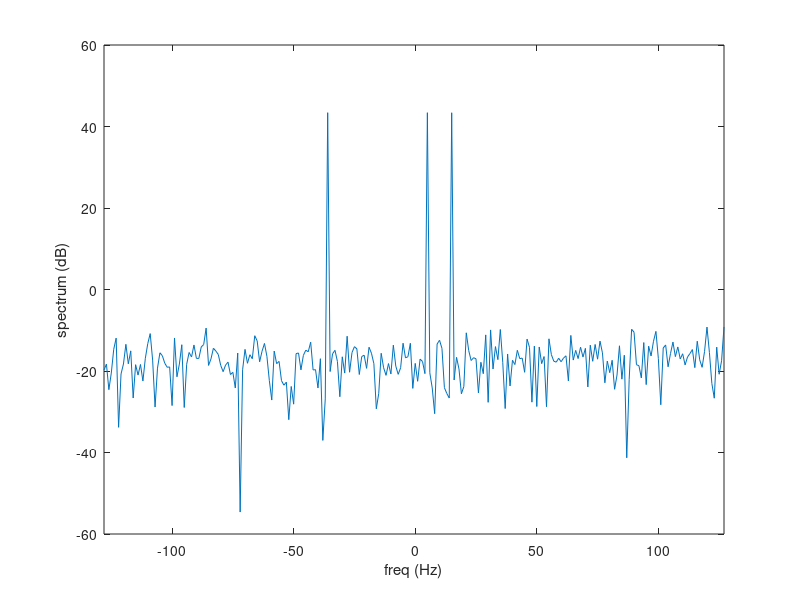
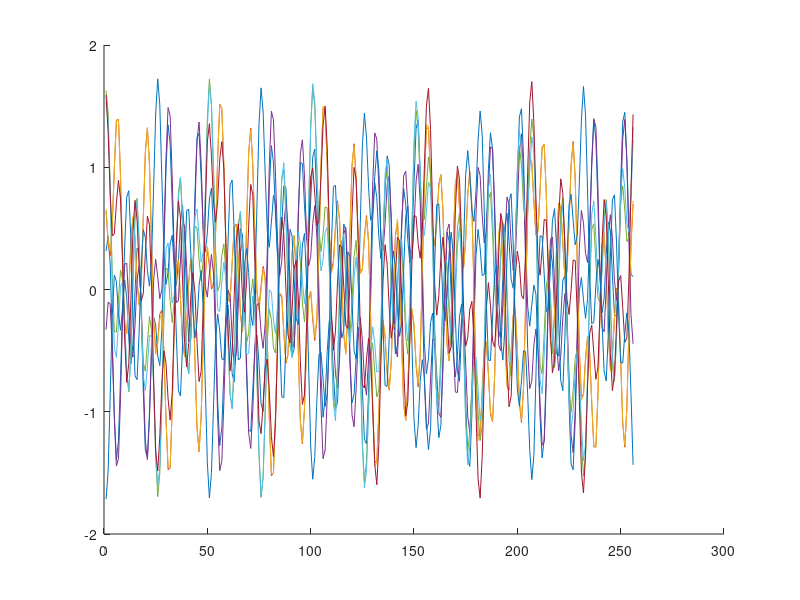
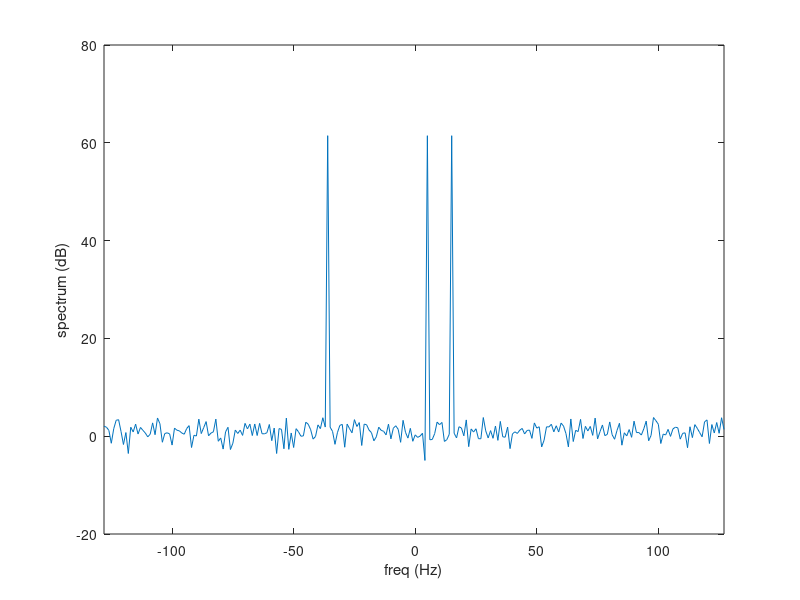

The MATLAB source for these figures, in order: (Note: this script raises an error after producing the figures.)
%
% 1-Dimensional Spectal Estimation via Atomic Norm and Multiple Snapshots
%
% Reference:
%     Y. Li and Y. Chi, "Off-the-Grid Line Spectrum Denoising and 
%     Estimation With Multiple Measurement Vectors," in IEEE Transactions 
%     on Signal Processing, vol. 64, no. 5, pp. 1257-1269, March1, 2016.
%     arXiv:1408.2242
%
% Author: Mo Alloulah
% Date: 100220
%
%%

clear all
close all
clc

%% Synthesize multiple snapshots of a multi-tone signal, randomising phase

N = 256;
L = 8;

sigmaSnr_dB = 40;

nn = [0:N-1].';
f = [-36 5 15];
S = zeros(N, L);
for mm = 1:L
    s = sum(exp( 1i*(2*pi*(f.*nn/N + rand())) ), 2);
    % normalise power level as required
    normPwr_dB = 0;
    pwr_dB = 10*log10(s'*s/length(s));
    sigScale = sqrt(10^(-(pwr_dB-normPwr_dB)/10));
    s = sigScale * s;
    sigPwr_dB = 10*log10(s'*s/length(s));
    % add Gaussian white noise - SNR [dB]
    n_awgn = 10^(-sigmaSnr_dB/20)*(randn(size(s)) + 1i*randn(size(s)))/sqrt(2);
    noisePwr_dB = 10*log10(n_awgn'*n_awgn/length(n_awgn));
    s = s + n_awgn;
    fprintf('SNR = %2.3f (dB)\n', sigPwr_dB-noisePwr_dB);
    S(:, mm) = s;
end

% inspect Fourier spectrum
t_f = nn - N/2;
s_f = fftshift(fft(s));
figure();
plot( t_f, 20*log10( abs(s_f) ) )
xlim([t_f(1) t_f(end)])
xlabel('freq (Hz)')
ylabel('spectrum (dB)')

%% Visualisations

% inspect multiple snapshots
figure();
hold on
for mm = 1:L
    plot( real(S(:, mm)) )
end
hold off

% inspect Fourier spectrum
t_f = nn - N/2;
s_f = fftshift(fft(S));
figure();
plot( t_f, 20*log10( sum(abs(s_f), 2) ) )
xlim([t_f(1) t_f(end)])
xlabel('freq (Hz)')
ylabel('spectrum (dB)')

%% Atomic Norm

% regularizer is a function of SNR
alpha = 8*pi*N*log(N);
tau = 10^(-sigmaSnr_dB/20)*((1 + 1/log(N))^0.5)* ...
    ( L*log(alpha*L) + sqrt(2*L*log(alpha*L)) + sqrt(pi*L/2) + 1 );

Y = S;

% convex optimisation
cvx_begin sdp %quiet

variable X_est(N,L) complex
variable W(L,L)
variable u(1,N) complex

Z = toeplitz(u);

H = [Z X_est;X_est' W];

minimize(sum_square_abs(Y(:)-X_est(:))/2 + (tau/2)*(real(trace(Z)) + real(trace(W))))
subject to
H == hermitian_semidefinite(N+L)

cvx_end

% dual solution
X_hat = Y - X_est;

%% Localise Frequencies

% discrete set of Atoms (Fourier)
A = zeros(N, N);
for f = -N/2:N/2-1
    A(:, 1+f+N/2) = exp(1i*2*pi*f*[0:N-1].'/N); 
end
spectr_an = sum(abs(X_hat'*A), 1);

figure();
plot( t_f, 20*log10( abs(spectr_an) ) )
xlim([t_f(1) t_f(end)])
xlabel('freq (Hz)')
ylabel('spectrum (dB)')

%% Inspect regularisation as a function of SNR

snr_vect = [0:50];
alpha = 8*pi*N*log(N);
tau_vect = 10.^(-snr_vect/20)*((1 + 1/log(N))^0.5)* ...
    ( L*log(alpha*L) + sqrt(2*L*log(alpha*L)) + sqrt(pi*L/2) + 1 );

figure();
plot( snr_vect, tau_vect )
xlim([snr_vect(1) snr_vect(end)])
xlabel('SNR (dB)')
ylabel('\tau')
